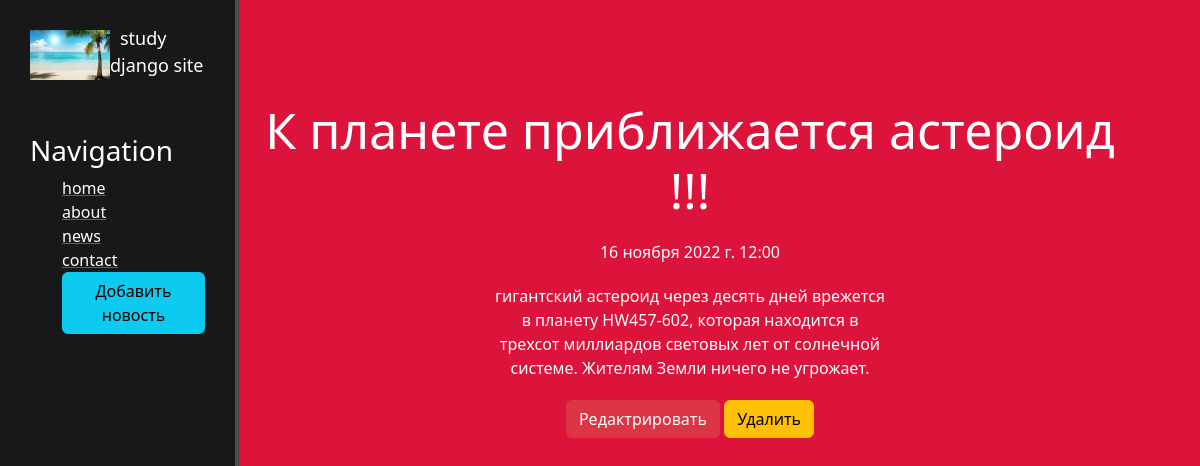
Screenshot of /news/1 with the database file from the repository.
### news/models.py (models this page shows, shortened)
class Articles(models.Model):
    title = models.CharField('Название', max_length=50)
    anons = models.CharField('Анонс', max_length=250)
    full_text = models.TextField('Статья')
    date = models.DateTimeField('Дата публикации')
    class Meta:
        verbose_name = 'Новость'
        verbose_name_plural = 'Новости'

### news/views.py (the view)
# urls.py: path('<int:pk>', views.NewsDetailView.as_view(), name='news-detail'),
class NewsDetailView(DetailView):
    model = Articles
    template_name = 'news/details_view.html'
    context_object_name = 'article'

### news/templates/news/details_view.html (shortened to what this page needs)
{% extends 'main/layout.html' %}
{% block content %}
    <div class="features">
        <h1>{{ article.title }}</h1>
        <p>{{ article.date }}</p>
        <p>{{ article.full_text }}</p>
        <a href="{% url 'news-update' article.id %}" class="btn btn-danger">Редактрировать</a>
        <a href="{% url 'news-delete' article.id %}" class="btn btn-warning">Удалить</a>
    </div>
{% endblock %}

### main/static/main/css/main.css (style rules this page uses)
body { background: crimson; }
main .features { float: left; color: #fff; margin-top: 100px; text-align: center; width: 75%; }
main .features h1 { font-size: 50px }
main .features p { max-width: 400px; margin: 20px auto }

### rows the page displays
Articles: title "К планете приближается астероид !!!", date "16 ноября 2022 г. 12:00", full_text "гигантский астероид через десять дней врежется в планету HW457-602, которая находится в трехсот миллиардов световых лет от солнечной системе. Жителям Земли ничего не угрожает."
